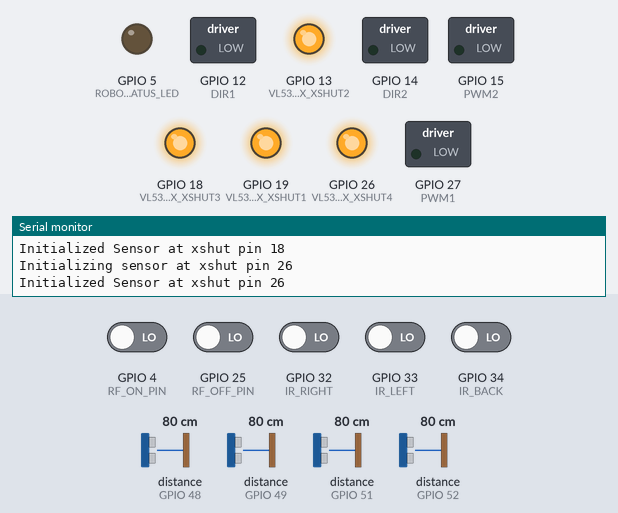
Bench run of a program on a simulated ESP32. Shown: switched loads named in the program (green lamp = pin HIGH), output pins drawn as LEDs (lit = HIGH), the last lines printed to the serial monitor. Dashed ring = blinking. The test bench sets the inputs (shaded band); at power-on: GPIO 4 (RF_ON_PIN), GPIO 25 (RF_OFF_PIN), GPIO 32 (IR_RIGHT), GPIO 33 (IR_LEFT), GPIO 34 (IR_BACK) LOW, distance to the obstacle (sensors on GPIO 49, GPIO 48, GPIO 51, GPIO 52) 80 cm.

Above: at 1.6 s.
1.7 s: GPIO 4 (RF_ON_PIN) driven HIGH
At 3.4 s:
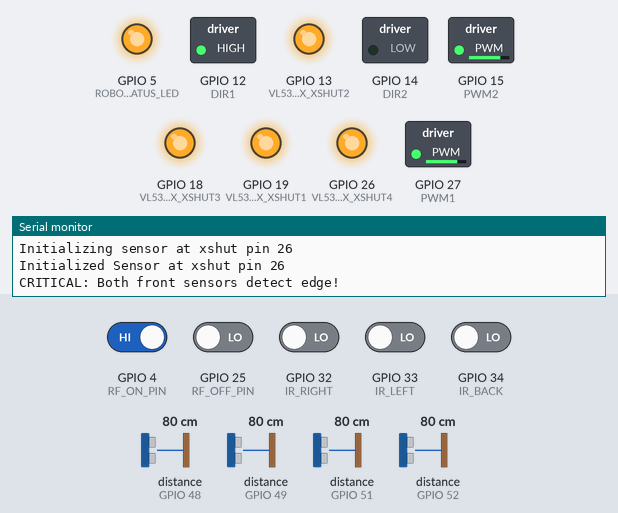
3.7 s: GPIO 25 (RF_OFF_PIN) driven HIGH
At 4.5 s:
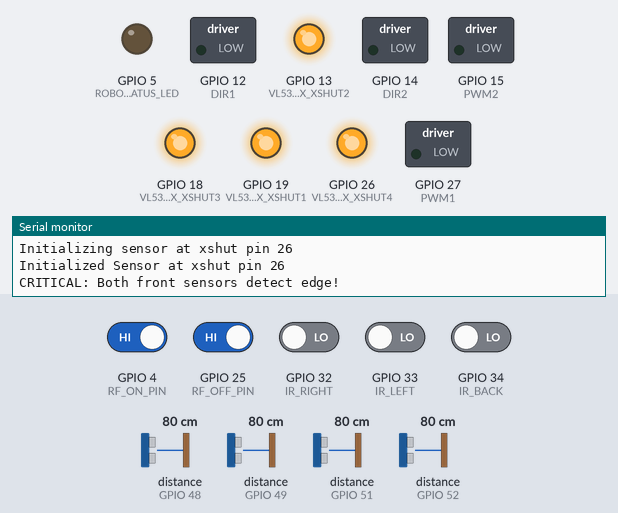
5.2 s: GPIO 25 (RF_OFF_PIN) driven LOW
At 5.29 s:
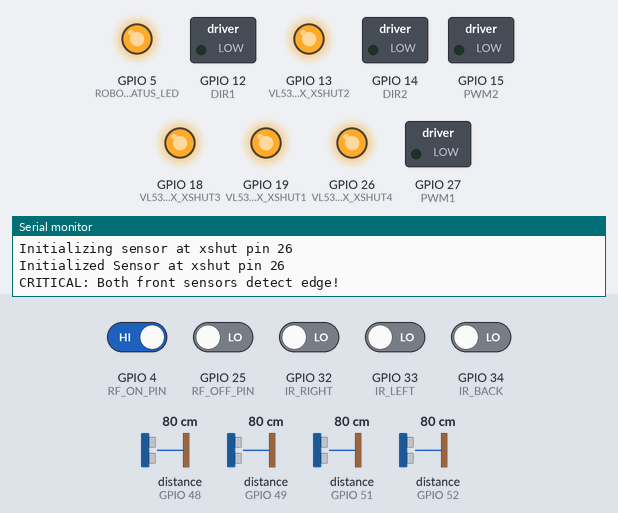
6.9 s: GPIO 32 (IR_RIGHT) driven HIGH and GPIO 33 (IR_LEFT) driven HIGH
At 7.43 s:
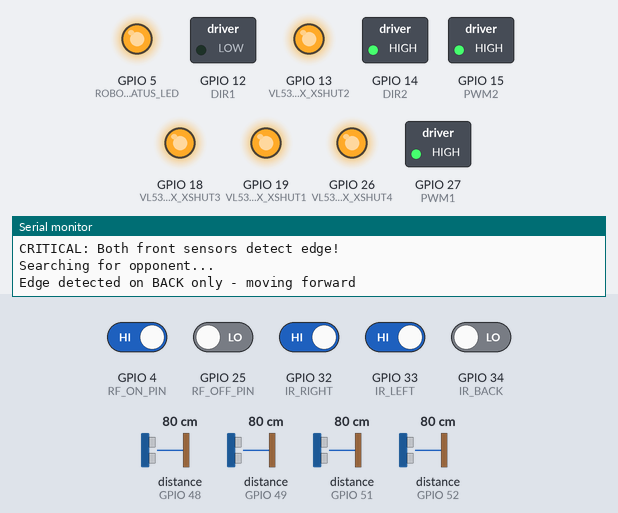
9.9 s: distance to the obstacle (sensor on GPIO 49) set to 2 cm
12.9 s: GPIO 32 (IR_RIGHT) driven LOW
At 13.5 s:
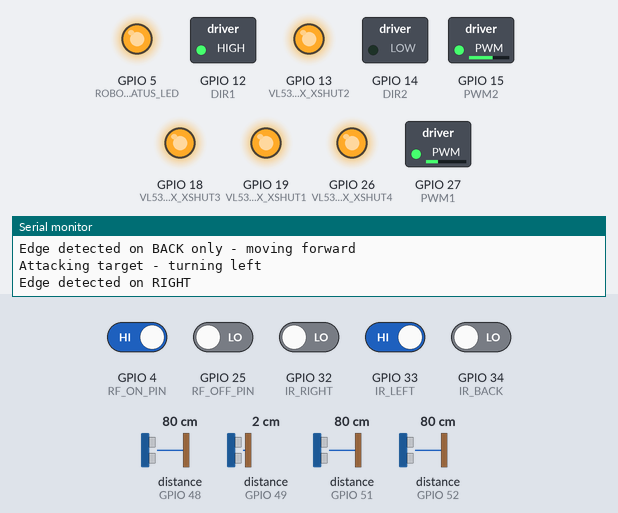
Timing chart, 0 to 15.4 s (numbered marks = the images above; inputs shaded):
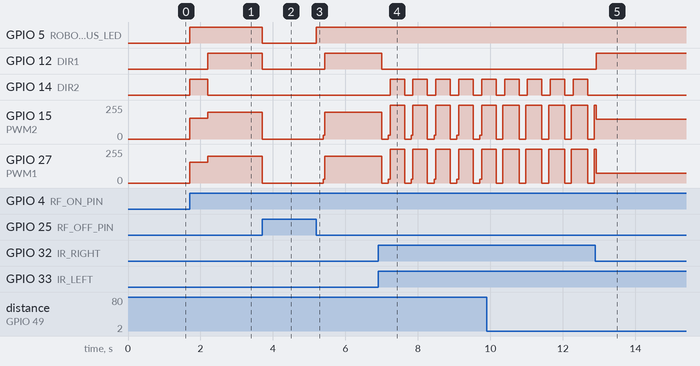

Measured:
- after the input at 1.7 s, GPIO 5 (ROBOT_STATUS_LED): LOW → HIGH at once; GPIO 12 (DIR1): LOW → HIGH after 0.50 s; GPIO 14 (DIR2): LOW → HIGH at once, → LOW 0.50 s later; GPIO 15 (PWM2), GPIO 27 (PWM1): 0/255 → 154/255 at once, → 199/255 0.50 s later
- after the input at 3.7 s, GPIO 5 (ROBOT_STATUS_LED), GPIO 12 (DIR1): HIGH → LOW at once; GPIO 15 (PWM2), GPIO 27 (PWM1): 199/255 → 0/255 at once
- after the input at 5.2 s, GPIO 5 (ROBOT_STATUS_LED): LOW → HIGH at once; GPIO 12 (DIR1): LOW → HIGH after 0.23 s; GPIO 15 (PWM2), GPIO 27 (PWM1): 0/255 → 199/255 after 0.18 s
- after the input at 6.9 s, GPIO 12 (DIR1): HIGH → LOW after 0.10 s; GPIO 14 (DIR2): alternates HIGH for 0.40 s and LOW for 0.23 s, starting after 0.33 s; GPIO 15 (PWM2), GPIO 27 (PWM1): 199/255 → 0/255 after 0.10 s, then repeats every 0.63 s: 30/255 0.05 s, 255/255 0.40 s, 0/255 0.18 s
- after the input at 12.9 s, GPIO 12 (DIR1): LOW → HIGH at once; GPIO 14 (DIR2): stops changing and stays LOW

The program:

main.cpp
```cpp
#include <Arduino.h>
#include <Wire.h>
#include <VL53L0X.h>
#include <ArduinoJson.h>

// RF Remote pins
#define RF_ON_PIN 4        // Pin for RF remote control (same as IR remote pin for simplicity)
#define RF_OFF_PIN 25      // Pin for RF remote control (not used in this code, but can be added for future functionality)
#define ROBOT_STATUS_LED 5 // LED to indicate robot status (on/off)

// Rhino Motor Driver Pins
#define DIR1 12
#define PWM1 27

#define DIR2 14
#define PWM2 15

// Channel for PWM
#define PWM_FREQUENCY 10000 // 10 kHz frequency
#define PWM_RESOLUTION 8    // 8-bit resolution (0-255)

// IR Pins
#define IR_LEFT 33
#define IR_RIGHT 32
#define IR_BACK 34

// VL53L0X Pins
#define VL53L0X_SDA 21
#define VL53L0X_SCL 22

#define VL53L0X_XSHUT1 19 // For Left ToF sensor
#define VL53L0X_XSHUT2 13 // For Front Left ToF sensor
#define VL53L0X_XSHUT4 26 // For Front Right ToF sensor
#define VL53L0X_XSHUT3 18 // For Right ToF sensor

VL53L0X FLToF;
VL53L0X FRToF;
VL53L0X LToF;
VL53L0X RToF;

bool debug = true;    // Set to true for debugging
#define TURN_SPEED 30 // Speed for turning
// #define FORWARD_SPEED 250 // Speed for moving forward
#define SEARCH_SPEED 30            // Speed for searching
#define TURN_DELAY 100             // Delay for turning in milliseconds
#define BACK_SPEED 150             // Speed for moving backward
const int SEARCH_RANGE = 100;     // Range to search for opponent in mm
bool turnDirection = 0;            // 0: left, 1: right
const int LEFT_MOTOR_SPEED = 255;  // Speed for left motor
const int RIGHT_MOTOR_SPEED = 255; // Speed for right motor
bool isRushing = true;
unsigned long rushLimit = 500; // Time limit for rushing (ms)


// Non-blocking timing variables
unsigned long lastEdgeAvoidTime = 0;
unsigned long lastTurnTime = 0;
bool isAvoidingEdge = false;

uint16_t FLToF_val, FRToF_val, LToF_val, RToF_val;

bool LIR_val, RIR_val, BIR_val;

// Global variables to add
unsigned long lastIRCheckTime = 0;
const int IR_CHECK_INTERVAL = 5;     // Check IR sensors every 5ms (200Hz)
int edgeAvoidanceSpeed = BACK_SPEED; // Default edge avoidance speed
int edgeAvoidanceTime = 400;         // Increased avoidance time (ms)
bool wasNearEdge = false;            // Track if we were previously near edge

// Variable to keep track if the robot is running or not
bool isRunning = false; // Start in running state, can be toggled with RF remote

struct ToFResult
{
  bool inRange;    // True if any sensor is in range
  bool FL_inRange; // True if front left sensor is in range
  bool FR_inRange; // True if front right sensor is in range
  bool L_inRange;  // True if left sensor is in range
  bool R_inRange;  // True if right sensor is in range

  uint16_t FL; // Distance from front left sensor
  uint16_t FR; // Distance from front right sensor
  uint16_t L;  // Distance from left sensor
  uint16_t R;  // Distance from right sensor
};

ToFResult tof;

// Initialize ToF sensors
void initSensor(VL53L0X &sensor, uint8_t address, int xshutPin)
{
  // Assumes other XSHUTs are held LOW before calling this function.
  digitalWrite(xshutPin, HIGH); // bring this sensor out of reset
  delay(50);                    // allow boot
  Serial.print("Initializing sensor at xshut pin ");
  Serial.println(xshutPin);

  // Attempt init with a timeout to avoid blocking forever
  unsigned long start = millis();
  bool ok = false;
  while (millis() - start < 1000)
  { // 1 second timeout
    if (sensor.init())
    { // many VL53L0X libs return bool; if yours doesn't, this still calls init once
      ok = true;
      break;
    }
    delay(50);
  }

  if (!ok)
  {
    Serial.print("ERROR: sensor.init() timed out at xshut pin ");
    Serial.println(xshutPin);
    return;
  }

  Serial.print("Initialized Sensor at xshut pin ");
  Serial.println(xshutPin);
  sensor.setAddress(address);
  sensor.startContinuous();
  delay(20); // allow continuous mode to start
}

ToFResult checkToFSensors(uint16_t rangeLimit)
{
  ToFResult result;

  result.FL = FLToF.readRangeContinuousMillimeters();
  result.FR = FRToF.readRangeContinuousMillimeters();
  result.L = LToF.readRangeContinuousMillimeters();
  result.R = RToF.readRangeContinuousMillimeters();

  result.FL_inRange = result.FL <= rangeLimit;
  result.FR_inRange = result.FR <= rangeLimit;
  result.L_inRange = result.L <= rangeLimit;
  result.R_inRange = result.R <= rangeLimit;

  result.inRange = (result.FL_inRange || result.FR_inRange || result.L_inRange || result.R_inRange);
  delay(50); // Short delay to allow for sensor readings and avoid I2C bus congestion
  return result;
}

void Motor1(int speed)
{
  if (speed > 0)
  {
    digitalWrite(DIR1, 0);  // Set direction forward
    ledcWrite(PWM1, speed); // Set speed
  }
  else if (speed < 0)
  {
    digitalWrite(DIR1, 1);   // Set direction backward
    ledcWrite(PWM1, abs(speed)); // Set speed (convert to positive value)
  }
  else
  {
    digitalWrite(DIR1, 0); // Stop the motor
    ledcWrite(PWM1, 0);    // Set speed to 0
  }
}

void Motor2(int speed)
{
  if (speed > 0)
  {
    digitalWrite(DIR2, 1);  // Set direction forward
    ledcWrite(PWM2, speed); // Set speed
  }
  else if (speed < 0)
  {
    digitalWrite(DIR2, 0);   // Set direction backward
    ledcWrite(PWM2, abs(speed)); // Set speed (convert to positive value)
  }
  else
  {
    digitalWrite(DIR2, 0); // Stop the motor
    ledcWrite(PWM2, 0);    // Set speed to 0
  }
}

void motorControl(int leftSpeed, int rightSpeed)
{
  Motor1(leftSpeed);
  Motor2(rightSpeed);
}

void avoidEdge()
{
  // Fast IR sampling - check IR sensors more frequently than other sensors
  if (millis() - lastIRCheckTime < IR_CHECK_INTERVAL && !isAvoidingEdge)
  {
    return; // Skip if we checked recently and aren't in avoidance mode
  }
  lastIRCheckTime = millis();

  // Read all IR sensors
  LIR_val = digitalRead(IR_LEFT);
  RIR_val = digitalRead(IR_RIGHT);
  BIR_val = digitalRead(IR_BACK);

  // Record previous state for transition detection
  bool wasAvoiding = isAvoidingEdge;

  // Edge avoidance in progress
  if (isAvoidingEdge)
  {
    // Use dynamic timing based on severity
    unsigned long avoidanceTime = (LIR_val == LOW && RIR_val == LOW) ? edgeAvoidanceTime * 1.5 : edgeAvoidanceTime;

    if (millis() - lastEdgeAvoidTime >= avoidanceTime)
    {
      isAvoidingEdge = false;
      motorControl(0, 0); // Brief stop before next action

      // Always turn toward center after edge avoidance
      // If both front sensors detected edge, pick opposite of last turn direction
      if (LIR_val == LOW && RIR_val == LOW)
      {
        turnDirection = !turnDirection; // Switch directions
      }
    }

    // Continue checking sensors during avoidance for adaptive response
    if (LIR_val == LOW || RIR_val == LOW)
    {
      // Still on/near edge during avoidance - extend the avoidance time
      lastEdgeAvoidTime = millis() - (avoidanceTime / 2); // Reset halfway through
    }
    return; // Continue current avoidance maneuver
  }

  // All sensors on black (safe)
  if (LIR_val == HIGH && RIR_val == HIGH && BIR_val == HIGH)
  {
    // Reset wasNearEdge if we're safely in the arena
    wasNearEdge = false;
    return;
  }

  // Start edge avoidance maneuver
  isAvoidingEdge = true;
  lastEdgeAvoidTime = millis();

  // Edge detection with dynamic speed - more aggressive reversal when more sensors detect edge
  int reversePower = BACK_SPEED;
  if (LIR_val == LOW && RIR_val == LOW)
  {
    // Both front sensors on white - critical situation!
    reversePower = BACK_SPEED + 50; // More aggressive backup
    motorControl(-reversePower, -reversePower);
    Serial.println("CRITICAL: Both front sensors detect edge!");
    return;
  }

  // Left sensor on white (left wheel outside)
  if (LIR_val == LOW)
  {
    motorControl(-reversePower, -(reversePower / 2)); // More aggressive turn
    Serial.println("Edge detected on LEFT");
    return;
  }

  // Right sensor on white (right wheel outside)
  if (RIR_val == LOW)
  {
    motorControl(-(reversePower / 2), -reversePower); // More aggressive turn
    Serial.println("Edge detected on RIGHT");
    return;
  }

  // Back sensor on white
  if (BIR_val == LOW)
  {
    // If back sensor is on white and front sensors are on black, move forward
    if (LIR_val == HIGH && RIR_val == HIGH)
    {
      motorControl(LEFT_MOTOR_SPEED, RIGHT_MOTOR_SPEED);
      Serial.println("Edge detected on BACK only - moving forward");
    }
    else
    {
      // Some front sensor also detects white - emergency stop and reverse direction
      motorControl(-reversePower, -reversePower);
      Serial.println("Edge detected on BACK and FRONT - emergency reverse");
    }
    return;
  }
}

void searchOpponent()
{
  Serial.println("Searching for opponent...");
  // Rotate in place to search for opponent
  if (turnDirection == 0)
  {
    // Turn left
    motorControl(-TURN_SPEED, TURN_SPEED);
  }
  else
  {
    // Turn right
    motorControl(TURN_SPEED, -TURN_SPEED);
  }
}

void attackTarget(const ToFResult &tof)
{
  const int BIAS = 100;
  if (tof.FL_inRange || tof.FR_inRange)
  {

    motorControl(LEFT_MOTOR_SPEED, RIGHT_MOTOR_SPEED);
  }
  else if (tof.L_inRange)
  {
    turnDirection = 0;
    if(tof.L < 80) {
      // opponent on left: turn in place left to reacquire
      motorControl(LEFT_MOTOR_SPEED, -RIGHT_MOTOR_SPEED);
      Serial.println("Attacking target - turning left");
    } else {
      // opponent on left: turn in place left to reacquire
      turnDirection = 0;
      motorControl(TURN_SPEED, -TURN_SPEED);
      Serial.println("Attacking target - turning left");
    }
  }
  else if (tof.R_inRange)
  {
    // opponent on right: turn in place right to reacquire
    turnDirection = 1;
    if(tof.R < 80) {
      motorControl(-LEFT_MOTOR_SPEED, RIGHT_MOTOR_SPEED);
      Serial.println("Attacking target - turning right");
    } else {
      // opponent on right: turn in place right to reacquire
      turnDirection = 1;
      motorControl(-TURN_SPEED, TURN_SPEED);
      Serial.println("Attacking target - turning right");
    }
  }
}

void setup()
{
  // Initialize serial communication for debugging
  Serial.begin(115200);

  Wire.begin(VL53L0X_SDA, VL53L0X_SCL, 100000); // Initialize I2C for VL53L0X sensors
  // Wire.setClock(100000);                // Reduce to 100kHz for better noise immunity with thin traces

  // --- Ensure all VL53L0X XSHUT lines are held LOW first (reset all sensors) ---
  pinMode(VL53L0X_XSHUT1, OUTPUT);
  pinMode(VL53L0X_XSHUT2, OUTPUT);
  pinMode(VL53L0X_XSHUT4, OUTPUT);
  pinMode(VL53L0X_XSHUT3, OUTPUT);

  digitalWrite(VL53L0X_XSHUT1, LOW);
  digitalWrite(VL53L0X_XSHUT2, LOW);
  digitalWrite(VL53L0X_XSHUT4, LOW);
  digitalWrite(VL53L0X_XSHUT3, LOW);
  delay(20); // all sensors in reset

  // Initialize each sensor
  initSensor(LToF, 0x31, VL53L0X_XSHUT1);
  initSensor(FLToF, 0x30, VL53L0X_XSHUT2);
  initSensor(RToF, 0x33, VL53L0X_XSHUT3);
  initSensor(FRToF, 0x34, VL53L0X_XSHUT4);
  delay(100); // Allow sensors to stabilize

  pinMode(DIR1, OUTPUT);
  pinMode(PWM1, OUTPUT);
  pinMode(DIR2, OUTPUT);
  pinMode(PWM2, OUTPUT);

  pinMode(IR_LEFT, INPUT);
  pinMode(IR_RIGHT, INPUT);
  pinMode(IR_BACK, INPUT);

  // RF remote pins (same as IR for simplicity)
  pinMode(RF_ON_PIN, INPUT);
  pinMode(RF_OFF_PIN, INPUT);
  pinMode(ROBOT_STATUS_LED, OUTPUT);
  digitalWrite(ROBOT_STATUS_LED, LOW); // Turn OFF status LED to indicate robot

  // turn off motors at startup
  motorControl(0, 0);

  // Configure PWM for the motor driver
  ledcAttachChannel(PWM1, PWM_FREQUENCY, PWM_RESOLUTION, 0); // Attach PWM1 to channel 0
  ledcAttachChannel(PWM2, PWM_FREQUENCY, PWM_RESOLUTION, 1); // Attach PWM2 to channel 1
}

// Main loop for robot control

void loop()
{

  if (digitalRead(RF_ON_PIN) == HIGH)
    isRunning = true; // Start the robot if RF ON signal is received
  if (digitalRead(RF_OFF_PIN) == HIGH)
    isRunning = false;                                    // Stop the robot if RF OFF signal is received
  digitalWrite(ROBOT_STATUS_LED, isRunning ? HIGH : LOW); // Update status LED based on running state

  if (!isRunning)
  {
    motorControl(0, 0); // Stop the motors
    return;             // Exit the loop if robot is not running
  }

  static unsigned long startRushing = millis();

  // rush for 500ms using millis() and make rush = false
  // use rushLimit variable
  // this should be asyncronous so that it does'nt block other function

  if (isRushing)
  {
    motorControl(LEFT_MOTOR_SPEED - 100, RIGHT_MOTOR_SPEED - 100);
    delay(rushLimit);        // Rush for 500ms
    isRushing = false; // Stop rushing after the first loop iteration
  }

  // PRIORITY 1: Edge avoidance (always check first)
  avoidEdge();

  // If we're avoiding edge, don't do anything else
  if (isAvoidingEdge)
  {
    return;
  }

  // PRIORITY 2: Attack or search (only if not avoiding edge)
  tof = checkToFSensors(SEARCH_RANGE);

  if (tof.inRange)
  {
    // Check edge sensors one more time before aggressive attack moves
    // This double-check helps prevent missing the edge when chasing opponents
    LIR_val = digitalRead(IR_LEFT);
    RIR_val = digitalRead(IR_RIGHT);
    if (LIR_val == LOW || RIR_val == LOW)
    {
      avoidEdge(); // Re-run edge avoidance if we detect an edge
      return;
    }

    attackTarget(tof); // Only attack if edge is clear
  }
  else
  {
    searchOpponent();
  }

  delay(50); // Short delay to allow for sensor readings and avoid I2C bus congestion
}


// Test the motors


// Test loop to verify ToF sensor readings

// void loop() {
//   // test Tof sensors by printing values to serial
//   tof = checkToFSensors(100); // Check with a range limit of 100mm
//   Serial.printf("FL: %d mm, \tFR: %d mm, \tL: %d mm, \tR: %d mm", tof.FL, tof.FR, tof.L, tof.R);
//   Serial.println();
//   delay(200); // Print every 200ms
// }

// Test loop to verify IR sensor readings

// void loop() {
//   // test IR sensors by printing values to serial
//   LIR_val = digitalRead(IR_LEFT);
//   RIR_val = digitalRead(IR_RIGHT);
//   BIR_val = digitalRead(IR_BACK);

//   Serial.printf("LIR: %d, \tRIR: %d, \tBIR: %d", LIR_val, RIR_val, BIR_val);
//   Serial.println();
//   delay(200); // Print every 200ms
// }
```
